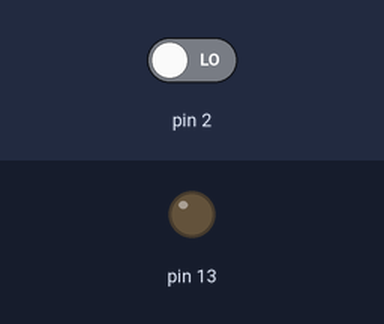
This sketch was run on a simulated Arduino Uno, built with avr-gcc and run on an emulated ATmega328P. Parts: output pins drawn as LEDs (lit = HIGH). Dashed ring = blinking. The inputs (shaded band) are chosen by the test bench; at power-on: pin 2 LOW.

Above: at 1.2 s.
1.3 s: pin 2 driven HIGH
At 1.6 s:
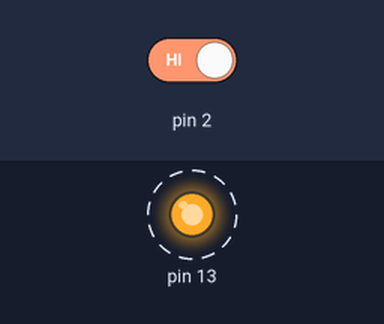
4.3 s: pin 2 driven LOW
At 5.7 s:
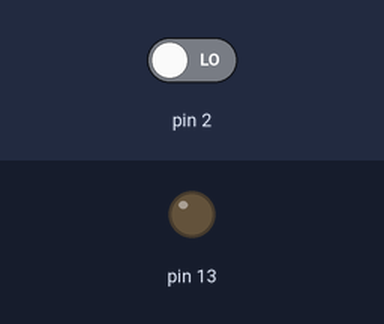
Timing chart, 0 to 7.3 s (numbered marks = the images above; inputs shaded):
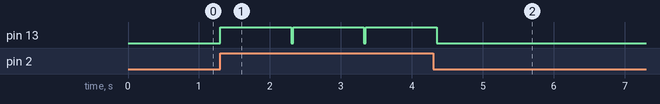

Measured:
- after the input at 1.3 s, pin 13: alternates HIGH for 1.0 s and LOW for 0.03 s, starting at once
- after the input at 4.3 s, pin 13: goes on until 4.4 s, then stays LOW

The sketch:

Push_Button_1Sec_LED.ino
```cpp
void setup()
{
  pinMode(2, INPUT);
  pinMode(13, OUTPUT);

}

void loop()
{
  if (digitalRead(2) == HIGH) {
	digitalWrite(13, HIGH);
    delay(1000);
    digitalWrite(13, LOW);
  }
  delay(25);
}
```
